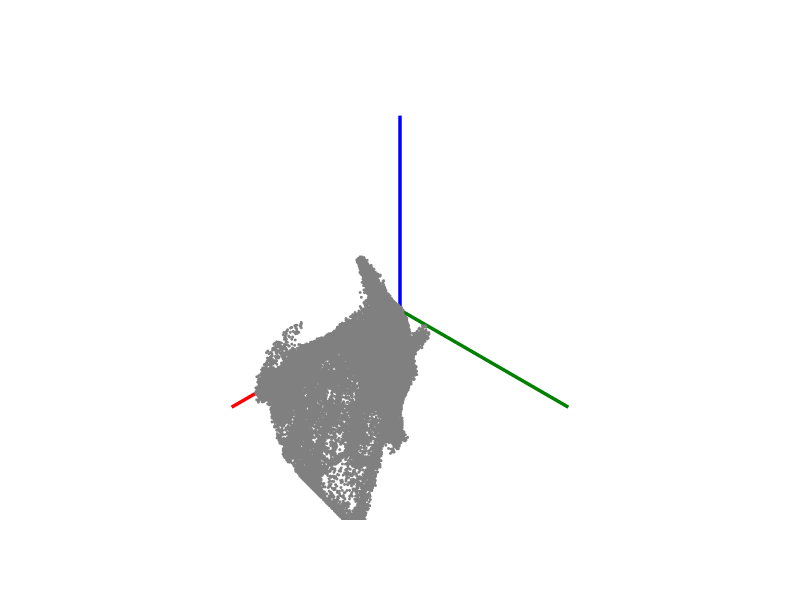

Notebook source saved alongside this figure:
### Code cell
# преобразуем в набор точек (num_points, 3) - (R, G, B) цвета
z = image.reshape(-1, 3) 
num_points = z.shape[0]

# графики цветов пикселей в 3D
import plotly.express as px
import plotly.graph_objects as go

plots = []

# точки прзнаков (цветов пикселей)
p = px.scatter_3d(
    x=z[:, 0], y=z[:, 1], z=z[:, 2],
    color=num_points * ["gray"],
    color_discrete_map="identity"
)
p.update_traces(marker_size=1)
plots.append(p)

# оси координат
p = px.line_3d(x=[0, 255], y=[0, 0], z=[0, 0])
p.update_traces(line=dict(color="red", width=7))
plots.append(p)

p = px.line_3d(x=[0, 0], y=[0, 255], z=[0, 0])
p.update_traces(line=dict(color="green", width=7))
plots.append(p)

p = px.line_3d(x=[0, 0], y=[0, 0], z=[0, 255])
p.update_traces(line=dict(color="blue", width=7))
plots.append(p)

# рендеринг сцены
data = []

for p in plots:
    data += p.data

fig = go.Figure(data)

fig.update_layout(autosize=True, width=800, height=600, paper_bgcolor="white",
    scene=dict(
        aspectmode="data",
        xaxis=dict(visible=False),
        yaxis=dict(visible=False),
        zaxis=dict(visible=False)
    )
)

view = dict(
    eye=dict(x=1, y=1, z=1),
    center=dict(x=0, y=0, z=0),
    up=dict(x=0, y=0, z=1)
)

fig.update_layout(scene_camera=view)
fig.show()

### Figure 1 — Plotly figure (JSON) as saved in the notebook; plotly's stock layout.template omitted (floating-point values rounded to 4 significant figures; data arrays with more than 128 entries replaced by an {"elided": "..."} marker saying what was removed)
{"data": [{"hovertemplate": "x=%{x}<br>y=%{y}<br>z=%{z}<extra></extra>", "legendgroup": "", "marker": {"color": "gray", "size": 1, "symbol": "circle"}, "mode": "markers", "name": "", "scene": "scene", "showlegend": false, "type": "scatter3d", "x": {"elided": "99457 int values"}, "y": {"elided": "99457 int values"}, "z": {"elided": "99457 int values"}}, {"hovertemplate": "x=%{x}<br>y=%{y}<br>z=%{z}<extra></extra>", "legendgroup": "", "line": {"color": "red", "dash": "solid", "width": 7}, "marker": {"symbol": "circle"}, "mode": "lines", "name": "", "scene": "scene", "showlegend": false, "type": "scatter3d", "x": [0, 255], "y": [0, 0], "z": [0, 0]}, {"hovertemplate": "x=%{x}<br>y=%{y}<br>z=%{z}<extra></extra>", "legendgroup": "", "line": {"color": "green", "dash": "solid", "width": 7}, "marker": {"symbol": "circle"}, "mode": "lines", "name": "", "scene": "scene", "showlegend": false, "type": "scatter3d", "x": [0, 0], "y": [0, 255], "z": [0, 0]}, {"hovertemplate": "x=%{x}<br>y=%{y}<br>z=%{z}<extra></extra>", "legendgroup": "", "line": {"color": "blue", "dash": "solid", "width": 7}, "marker": {"symbol": "circle"}, "mode": "lines", "name": "", "scene": "scene", "showlegend": false, "type": "scatter3d", "x": [0, 0], "y": [0, 0], "z": [0, 255]}], "layout": {"autosize": true, "height": 600, "paper_bgcolor": "white", "scene": {"aspectmode": "data", "camera": {"center": {"x": 0, "y": 0, "z": 0}, "eye": {"x": 1, "y": 1, "z": 1}, "up": {"x": 0, "y": 0, "z": 1}}, "xaxis": {"visible": false}, "yaxis": {"visible": false}, "zaxis": {"visible": false}}, "width": 800}}
